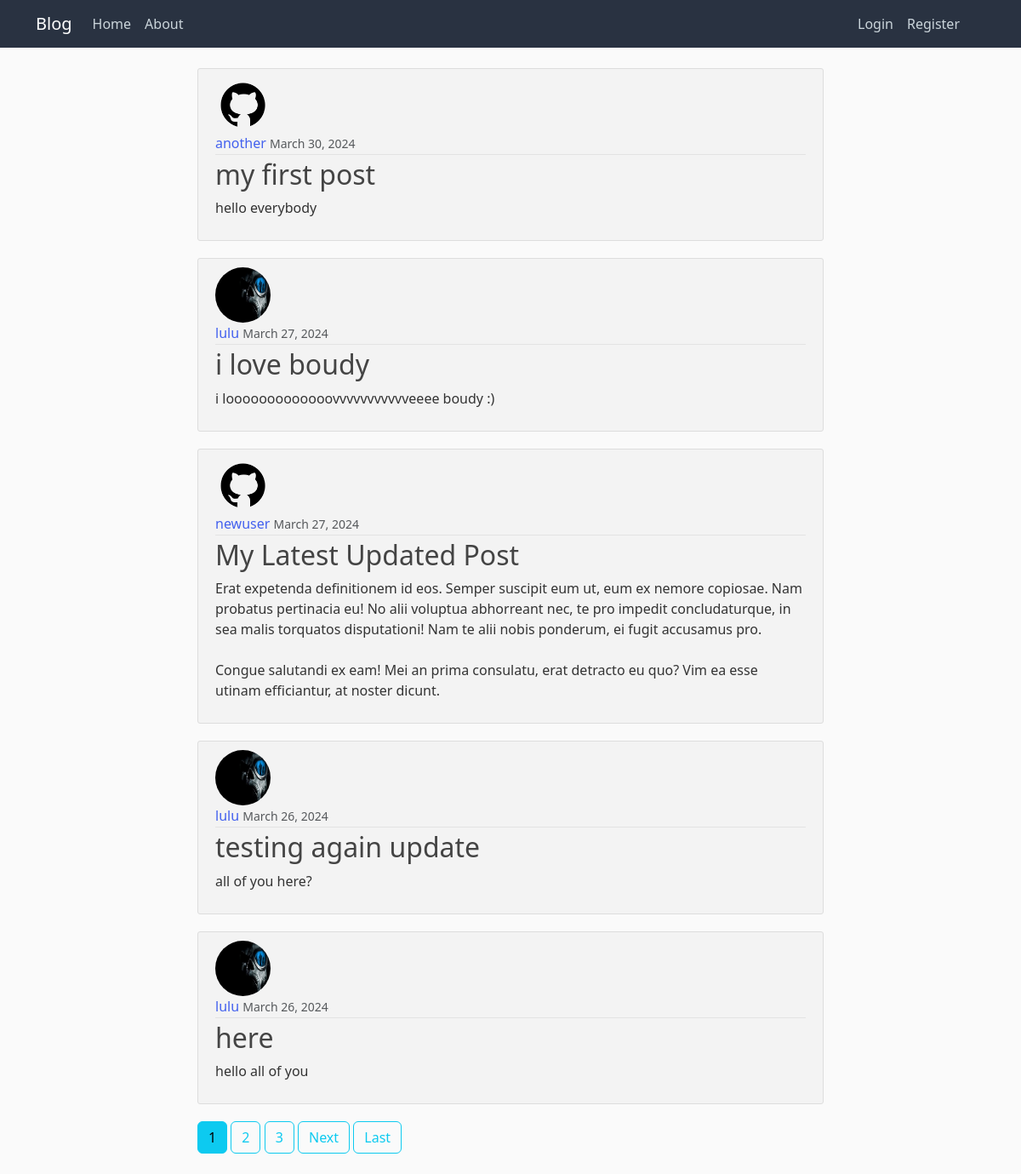
The page / on the database its author committed.
### blogApp/models.py (models this page shows, shortened)
class Post(models.Model):
    title = models.CharField(max_length=100)
    content = models.TextField()
    date_posted = models.DateTimeField(default=timezone.now)
    author = models.ForeignKey(User, on_delete=models.CASCADE)

### users/models.py (models this page shows, shortened)
class Profile(models.Model):
    user = models.OneToOneField(User, on_delete=models.CASCADE)
    image = models.ImageField(default='default.png', upload_to='profile_pics')

### blogApp/views.py (the view)
# urls.py: path('', PostListView.as_view(), name='blog-home'),
class PostListView(ListView):
    model = Post
    template_name = 'home.html'
    context_object_name = 'posts'
    ordering = ['-date_posted']
    paginate_by = 5

### blogApp/templates/home.html (shortened to what this page needs)
{% extends "base.html"%}
{% block content %}
    {% for post in posts %}
    <article class="media content-section grey-body">
        <img src="{{ post.author.profile.image.url }}" alt="author image" class="rounded-circle article-img" >
        <div class="media-body">
            <div class="article-metadata">
                <a class="mr-2" href="{% url 'user-posts' post.author.username %}">{{ post.author }}</a>
                <small class="text-muted">{{ post.date_posted|date:"F d, Y" }}</small>
            </div>
            <h2><a class="article-title" href="{% url 'post-detail' post.id %}">{{ post.title }}</a></h2>
            <p class="article-content">{{ post.content }}</p>
        </div>
    </article>
    {% endfor %}
    {% if is_paginated %}
        {% for num in page_obj.paginator.page_range %}
            {% if page_obj.number == num %}
            <a class="btn btn-info mb-4" href="?page={{num }}">{{num}}</a>
            {% elif num > page_obj.number|add:'-3' and num < page_obj.number|add:'3' %}
            <a class="btn btn-outline-info mb-4" href="?page={{num }}">{{num}}</a>
            {% endif %}
        {% endfor %}
        {% if page_obj.has_next %}
            <a class="btn btn-outline-info mb-4" href="?page={{page_obj.next_page_number}}">Next</a>
            <a class="btn btn-outline-info mb-4" href="?page={{ page_obj.paginator.num_pages }}">Last</a>
        {% endif %}
    {% endif %}
{% endblock content %}

### static/main.css (style rules this page uses)
body { background: #fafafa; color: #333333; margin-top: 5rem; }
h1, h2, h3, h4, h5, h6 { color: #444444; }
.content-section { background: #ffffff; padding: 10px 20px; border: 1px solid #dddddd; border-radius: 3px; margin-bottom: 20px; }
.article-title { color: #444444; }
.article-content { white-space: pre-line; }
.article-img { height: 65px; width: 65px; margin-right: 16px; }
.article-metadata { padding-bottom: 1px; margin-bottom: 4px; border-bottom: 1px solid #e3e3e3 }
a { text-decoration: none; color: #4361ee; }
.grey-body { background-color: #f3f3f3; }

### rows shown on the page
Post: author.profile.image (placeholder picture), author "another", date_posted "March 30, 2024", title "my first post", content "hello everybody"
Post: author.profile.image (picture), author "lulu", date_posted "March 27, 2024", title "i love boudy", content "i looooooooooooovvvvvvvvvvveeee boudy :)"
Post: author.profile.image (placeholder picture), author "newuser", date_posted "March 27, 2024", title "My Latest Updated Post", content "Erat expetenda definitionem id eos. Semper suscipit eum ut, eum ex nemore copiosae. Nam probatus pertinacia eu! No alii voluptua abhorreant nec, te pro impedit concludaturque, in sea malis torquatos disputationi! Nam te alii nobis ponderum, ei fugit accusamus pro. Congue salutandi ex eam! Mei an prima consulatu, erat detracto eu quo? Vim ea esse utinam efficiantur, at noster dicunt."
Post: author.profile.image (picture), author "lulu", date_posted "March 26, 2024", title "testing again update", content "all of you here?"
Post: author.profile.image (picture), author "lulu", date_posted "March 26, 2024", title "here", content "hello all of you"

### other values the page prints
{{ num }} "1"
{{ num }} "2" "3"
